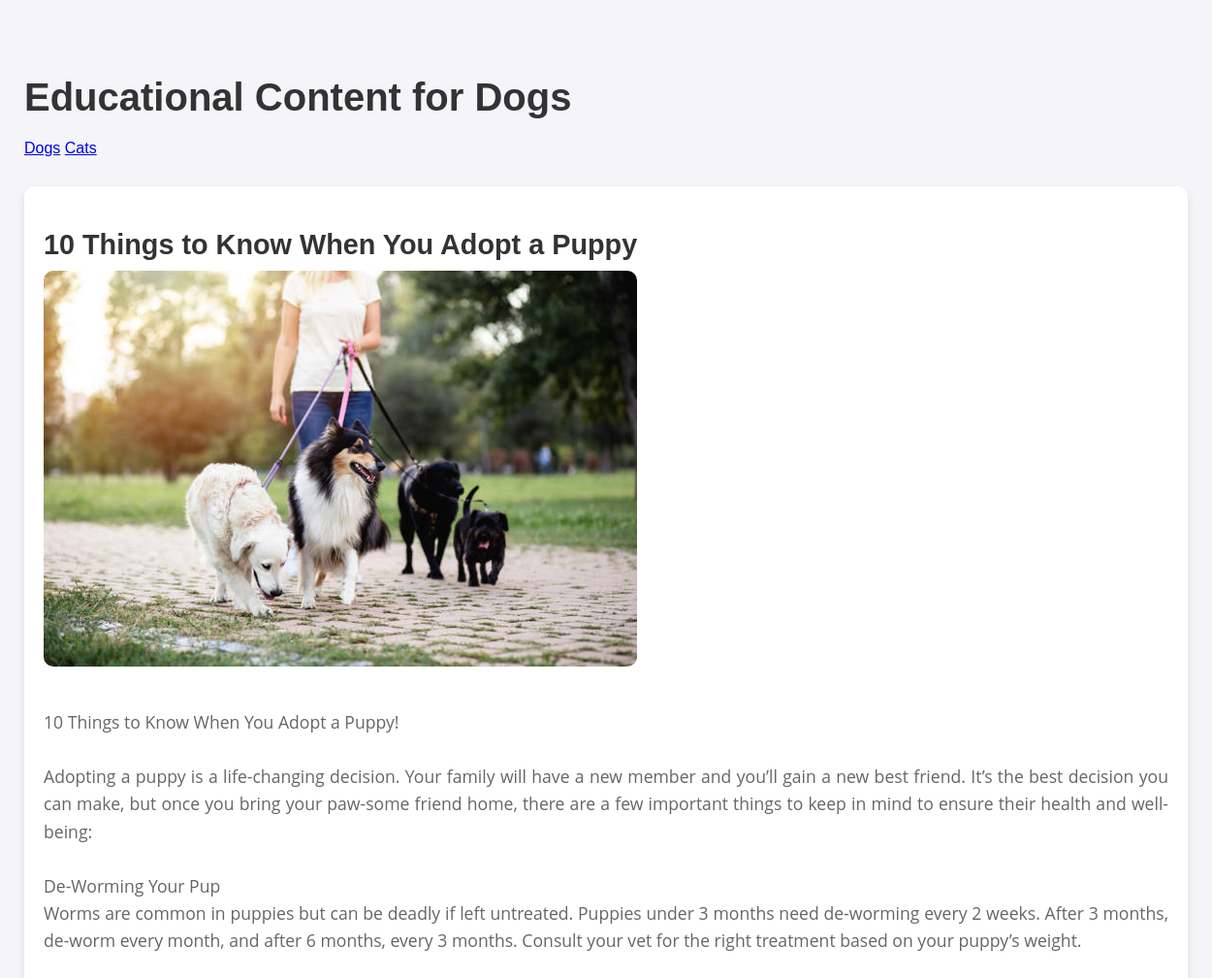
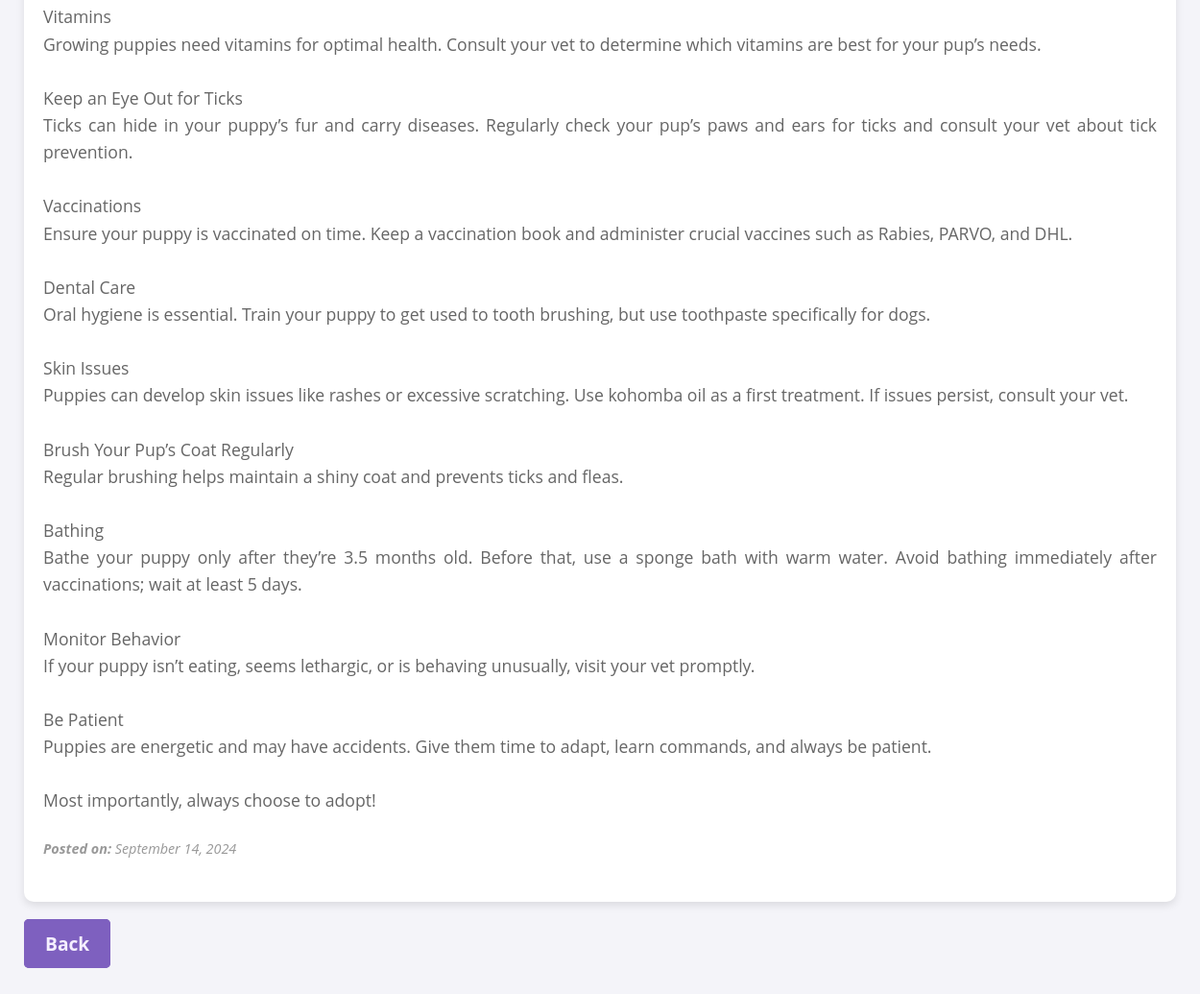
Page /Final/user/educational.php (signed in) on the committed database (2 pictures, top to bottom).
### tables this page shows
CREATE TABLE `educational_content` (
  `ContentID` int(11) NOT NULL,
  `Category` enum('Dogs','Cats') NOT NULL,
  `Title` varchar(255) NOT NULL,
  `Content` text NOT NULL,
  `ImageURL` varchar(255) DEFAULT NULL,
  `DatePosted` timestamp NOT NULL DEFAULT current_timestamp(),
  `AdminID` int(11) NOT NULL
);

### Final/user/educational.php (the view, shortened to what this page needs)
<?php
include 'db.php';
$category = isset($_GET['category']) ? $_GET['category'] : 'Dogs';
$sql = "SELECT * FROM educational_content WHERE Category = :category ORDER BY DatePosted DESC";
$stmt = $pdo->prepare($sql);
$stmt->execute(['category' => $category]);
$articles = $stmt->fetchAll(PDO::FETCH_ASSOC);
?>
<!DOCTYPE html>
<html lang="en">
<head>
    <link rel="stylesheet" href="css/style.css">
</head>
<body>
<div class="container">
    <h1>Educational Content for <?php echo htmlspecialchars($category); ?></h1>
    <nav>
        <a href="educational.php?category=Dogs">Dogs</a>
        <a href="educational.php?category=Cats">Cats</a>
    </nav>
    <?php if (!empty($articles)): ?>
        <?php foreach ($articles as $article): ?>
            <div class="article">
                <h2><?php echo htmlspecialchars($article['Title']); ?></h2>
                <?php if ($article['ImageURL']): ?>
                    <img src="<?php echo htmlspecialchars($article['ImageURL']); ?>" alt="<?php echo htmlspecialchars($article['Title']); ?>">
                <?php endif; ?>
                <p><?php echo nl2br(htmlspecialchars($article['Content'])); ?></p>
                <p class="posted-date"><strong>Posted on:</strong> <?php echo date('F j, Y', strtotime($article['DatePosted'])); ?></p>
            </div>
        <?php endforeach; ?>
    <?php else: ?>
        <p>No articles found for <?php echo htmlspecialchars($category); ?>.</p>
    <?php endif; ?>
    <div class="back-container">
        <a href="edu_content.php" class="btn primary-btn">Back</a>
    </div>
</div>
</body>
</html>

### Final/user/css/style.css (style rules this page uses)
:root { --primary-clr: #7E60BF; --secondary-clr: #CDC1FF; --accent-clr: #433878; --purple-black: #17153B; --purple-white: #F5EFFF; }
body { margin: 0; padding: 0; font-family: 'Open Sans', sans-serif; }
.container { display: flex; max-width: 1200px; margin: 0 auto; width: 100%; padding: 20px; flex-direction: row; justify-content: space-around; }
.btn { font-family: 'Open Sans', sans-serif; text-decoration: none; padding: 10px 20px; margin-top: 12px; border: solid 2px var(--primary-clr); border-radius: 8px; font-size: 14px; font-weight: 600; transition: background-color 0.3s; }
.primary-btn { background-color: var(--primary-clr); color: var(--purple-white); }
h1, h2, h3 { font-family: 'Montserrat', sans-serif; font-weight: 600; color: var(--purple-black); }
p { font-family: 'Open Sans', sans-serif; color: var(--purple-black); font-size: 18px; line-height: 26px; margin: 24px 0; }
h1 { font-size: 40px; line-height: 48px; margin: 36px 0; }
h2 { font-size: 32px; margin: 24px 0; }
img { max-width: 100%; border-radius: 18px; height: auto; }

### Final/user/educational.php (style rules this page uses)
body { font-family: 'Arial', sans-serif; background-color: #f4f4f9; color: #333; margin: 0; padding: 0; }
.container { display: flex; max-width: 1200px; margin: 40px auto; padding: 0 20px; flex-direction: column; align-items: flex-start; }
h1 { text-align: center; color: #333; font-size: 2.5em; margin-bottom: 20px; }
nav { text-align: center; margin-bottom: 30px; }
.back-container a { text-decoration: none; font-size: 1.2em; font-weight: bold; padding: 10px 20px; border-radius: 5px; transition: background-color 0.3s ease, color 0.3s ease; }
.back-container { text-align: left; margin-bottom: 20px; }
.article { background-color: white; padding: 20px; margin-bottom: 30px; border-radius: 10px; box-shadow: 0px 4px 8px rgba(0, 0, 0, 0.1); }
.article img { max-width: 100%; border-radius: 10px; margin-bottom: 15px; }
.article h2 { color: #333; font-size: 1.8em; margin-bottom: 10px; }
.article p { color: #666; font-size: 1.1em; line-height: 1.6; text-align: justify; }
.article .posted-date { color: #999; font-size: 0.9em; margin-top: 15px; font-style: italic; }

### rows in the picture
educational_content: Title "10 Things to Know When You Adopt a Puppy", ImageURL (picture), Content "10 Things to Know When You Adopt a Puppy! Adopting a puppy is a life-changing decision. Your family will have a new member and you’ll gain a new best friend. It’s the best decision you can make, but once you bring your paw-some friend home, there are a few important things to keep in mind to ensure their health and well-being: De-Worming Your Pup Worms are common in puppies but can be deadly if left untreated. Puppies under 3 months need de-worming every 2 weeks. After 3 months, de-worm every month, and after 6 months, every 3 months. Consult your vet for the right treatment based on your puppy’s weight. Vitamins Growing puppies need vitamins for optimal health. Consult your vet to…", DatePosted "September 14, 2024"

### other values in the picture
$category "Dogs"
